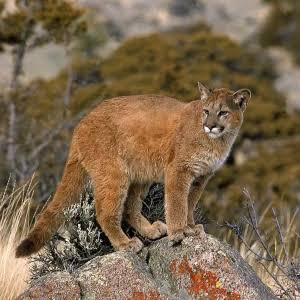
#> input picture imagenes/pumacf.jpg, 300 x 300 px, found by its file name
$ python ejemplo2_contornos.py
#> lines starting #> are read from the running program, lines starting #| are printed output that depends on the picture; after the words box and inside, x2 and y2 are one past the last pixel; in counts of white or black regions, pixels touching at a corner belong together
# Caleb Dorado NC = 0039, Ejemplo 2, problema 15: Puma

import cv2

# Cargar imagen
imagen = cv2.imread("imagenes/pumacf.jpg")
#> imagen is the input picture: shape (300, 300, 3); mean B, G, R 77, 103, 123.9

# Comprobar imagen
if imagen is None:
    print("Error: no se pudo cargar la imagen.")
    exit()

# Convertir a escala de grises
gris = cv2.cvtColor(imagen, cv2.COLOR_BGR2GRAY)
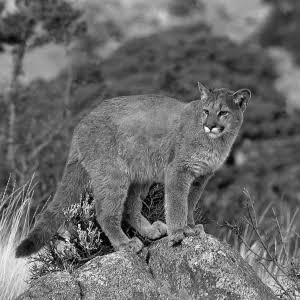
#> gris: shape (300, 300); min 0, max 252, mean 106.3

# Convertir a imagen binaria mediante umbral
_, binaria = cv2.threshold(
    gris,
    127,
    255,
    cv2.THRESH_BINARY
)
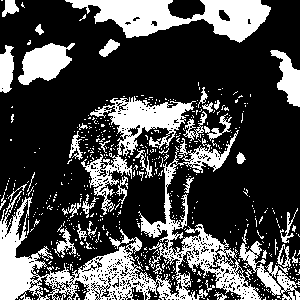
#> binaria: shape (300, 300); 29.1% white; 573 white regions (532 under 20 px)

# Detectar contornos
contornos, jerarquia = cv2.findContours(
    binaria,
    cv2.RETR_EXTERNAL,
    cv2.CHAIN_APPROX_SIMPLE
)
#> contornos = 570 contours, 540 with area under 20; largest, box (x1, y1, x2, y2) and area: (0, 130, 262, 300) 10310, (65, 0, 271, 43) 4388, (81, 96, 196, 215) 3202, (18, 43, 75, 85) 1338, (239, 229, 300, 300) 1024; jerarquia = 570 rows, first 6: [1, -1, -1, -1], [2, 0, -1, -1], [3, 1, -1, -1], [4, 2, -1, -1], [5, 3, -1, -1], [6, 4, -1, -1]

# Dibujar los contornos
resultado = imagen.copy()

cv2.drawContours(
    resultado,
    contornos,
    -1,
    (0, 255, 0),
    2
)
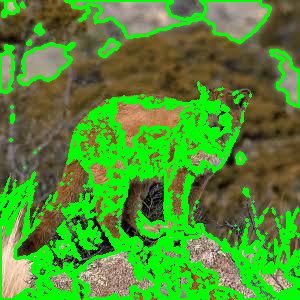
#> resultado: shape (300, 300, 3); mean B, G, R 48.4, 142.3, 80

# Mostrar resultados
cv2.imshow("Imagen original", imagen)
cv2.imshow("Imagen binaria", binaria)
cv2.imshow("Contornos detectados", resultado)

# Guardar resultado
cv2.imwrite(
    "resultados/ejemplo2_contornos.jpg",
    resultado
)

print("Cantidad de contornos encontrados:", len(contornos))
#| Cantidad de contornos encontrados: 570
print("Resultado guardado en resultados/ejemplo2_contornos.jpg")

# Esperar
cv2.waitKey(0)

# Cerrar ventanas
cv2.destroyAllWindows()

print("Hecho por Caleb Dorado NC = 0039")
